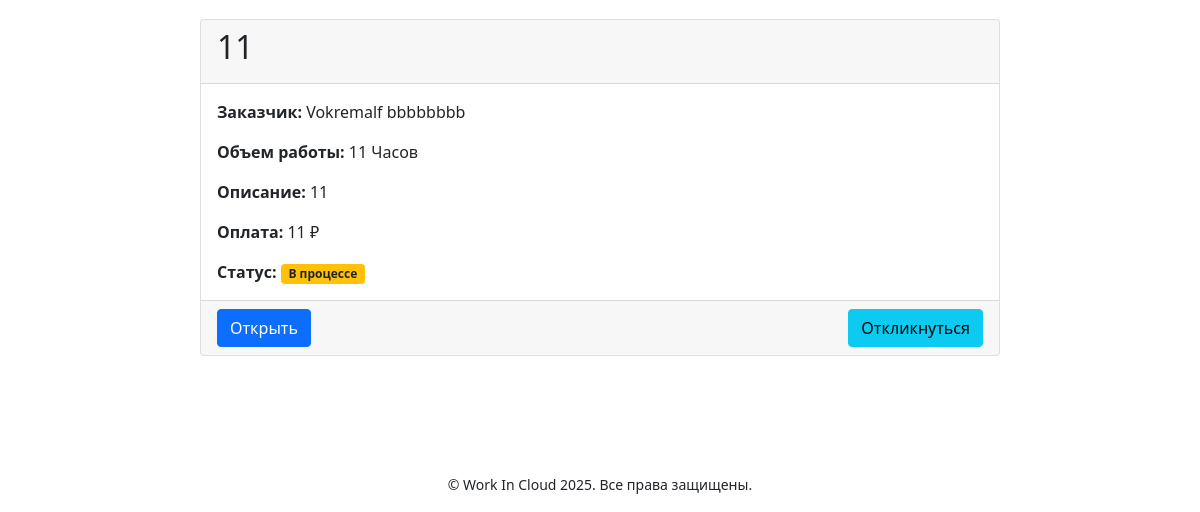
The page /jobs (signed in, lower part) on the database as committed earlier.
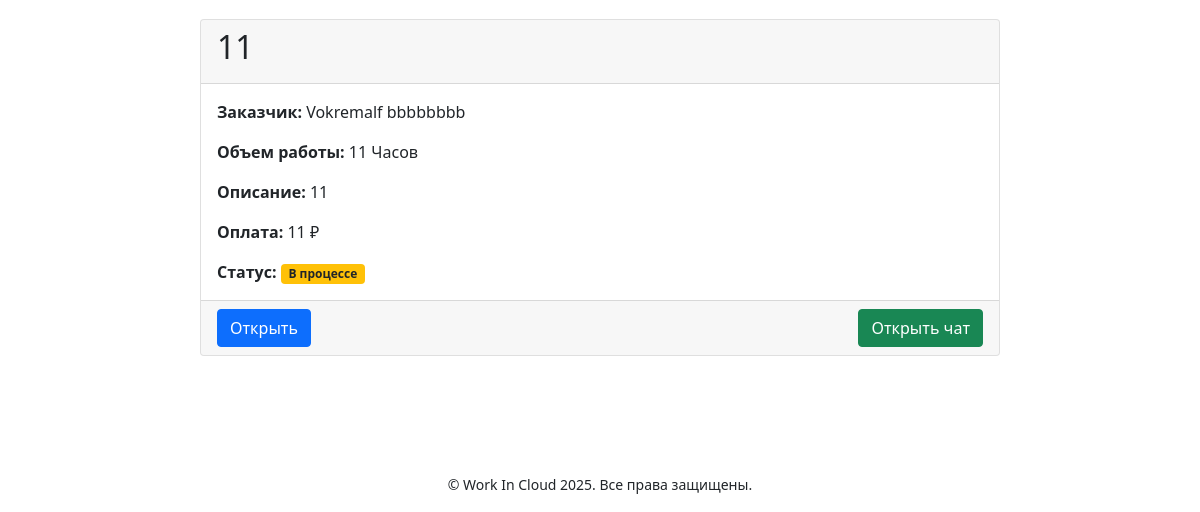
The same page on the database as committed later.
### data/vacancy.py (models this page shows)
class Vacancy(SqlAlchemyBase):
    __tablename__ = 'vacancy'
    id = sqlalchemy.Column(sqlalchemy.Integer,
                           primary_key=True, autoincrement=True)
    creator_id = sqlalchemy.Column(sqlalchemy.String,
                                    sqlalchemy.ForeignKey("users.id"))
    customer = orm.relationship('User')
    job_name = sqlalchemy.Column(sqlalchemy.String, nullable=True)
    work_size = sqlalchemy.Column(sqlalchemy.Integer, nullable=True)
    description = sqlalchemy.Column(sqlalchemy.String, nullable=True)
    salary = sqlalchemy.Column(sqlalchemy.Integer, nullable=True)
    is_finished = sqlalchemy.Column(sqlalchemy.Boolean)
    responders = sqlalchemy.Column(sqlalchemy.String, nullable=True, default="")

### data/user.py (models this page shows, shortened)
class User(SqlAlchemyBase, UserMixin):
    __tablename__ = 'users'
    id = sqlalchemy.Column(sqlalchemy.Integer,
                           primary_key=True, autoincrement=True)
    name = sqlalchemy.Column(sqlalchemy.String, nullable=True)
    surname = sqlalchemy.Column(sqlalchemy.String, nullable=True)
    profession = sqlalchemy.Column(sqlalchemy.String, nullable=True)
    portfolio_link = sqlalchemy.Column(sqlalchemy.String, nullable=True)
    about = sqlalchemy.Column(sqlalchemy.String, nullable=True)
    email = sqlalchemy.Column(sqlalchemy.String,
                              index=True, unique=True, nullable=True)
    hashed_password = sqlalchemy.Column(sqlalchemy.String, nullable=True)
    created_date = sqlalchemy.Column(sqlalchemy.DateTime,
                                     default=datetime.datetime.now)
    role = sqlalchemy.Column(sqlalchemy.String, nullable=True)
    avatar_path = sqlalchemy.Column(sqlalchemy.String, nullable=True)

### main.py (the view)
@app.route('/jobs')
@login_required
def jobs():
    db_sess = db_session.create_session()
    for jobs in db_sess.query(Vacancy).join(User).all():
        print(jobs.id)
    return render_template('jobs.html', arr=db_sess.query(Vacancy).join(User).all())

### data/db_session.py (called while the page is built)
def create_session() -> Session:
    global __factory
    return __factory()

### main.py (called while the page is built)
@login_manager.user_loader
def load_user(user_id):
    db_sess = db_session.create_session()
    return db_sess.query(User).get(user_id)

### templates/jobs.html (shortened to what this page needs)
{% extends "base.html" %}
{% block content %}
{% if current_user.is_authenticated %}
<div class="container">
    <br>
    <div class="d-flex flex-column align-items-center">
        {% for job in arr %}
        {% if not job.is_finished %}
        <div style="width: 800px; margin-bottom: 20px;" class="card">
            <div class="card-header">
                <h2>{{ job.job_name }}</h2>
            </div>
            <div class="card-body">
                <p class="card-text"><strong>Заказчик:</strong> {{ job.customer.name }} {{ job.customer.surname }}</p>
                <p class="card-text"><strong>Объем работы:</strong> {{ job.work_size }} Часов</p>
                <p class="card-text"><strong>Описание:</strong> {{ job.description }}</p>
                <p class="card-text"><strong>Оплата:</strong> {{ job.salary }} ₽</p>
                <p class="card-text"><strong>Статус:</strong>
                    {% if job.is_finished %}
                    <span class="badge bg-success">Да</span>
                    {% else %}
                    <span class="badge bg-warning text-dark">В процессе</span>
                    {% endif %}
                </p>
            </div>
            <div class="card-footer d-flex justify-content-between align-items-center">
                <div>
                    <a href="/work/{{ job.id }}" class="btn btn-primary me-2">Открыть</a>
                </div>
                {% if current_user.is_authenticated and current_user.role == "executor" %}
                {% if current_user.id|string in job.responders.split() %}
                <a href="/chat/{{ job.customer.id }}-{{ current_user.id }}-{{ job.id }}" class="btn btn-success">Открыть чат</a>
                {% else %}
                <a href="/respond_to_job/{{ job.id }}" class="btn btn-info">Откликнуться</a>
                {% endif %}
                {% endif %}
            </div>
        </div>
        {% endif %}
        {% endfor %}
    </div>
</div>
{% endif %}
{% endblock %}

Rows that differ between the two databases and show on the page:
changed Vacancy "Vokremalf": responders "Откликнуться" → "Открыть чат"
